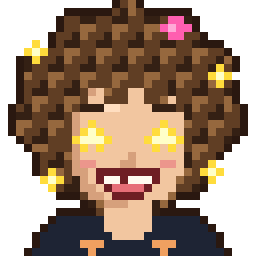
#> input picture Talita Moon Lander/assets/faces/talita_7_super_32.png, 32 x 32 px (shown 8 times larger)
$ python make_icons.py
#> lines starting #> are read from the running program, lines starting #| are printed output that depends on the picture
import random, os
ROOT = os.path.dirname(os.path.dirname(os.path.abspath(__file__)))
from PIL import Image, ImageDraw
random.seed(7)
face = Image.open(os.path.join(ROOT, 'assets', 'faces', 'talita_7_super_32.png')).convert('RGBA')
#> face is the input picture: PIL image 32x32 RGBA; mean R, G, B, A 90.4, 66.9, 48.3, 185

def icon(size, face_frac, maskable):
#> called with size = 512, face_frac = 0.7, maskable = False
    im = Image.new('RGBA', (size, size), (0, 0, 0, 255))
    d = ImageDraw.Draw(im)
    for y in range(size):                                   # night-sky gradient
        t = y / size
        d.line([(0, y), (size, y)], fill=(int(4 + 14 * t), int(3 + 10 * t), int(14 + 26 * t), 255))
    for _ in range(int(size * size / 900)):                 # pixel stars
        x, y, s = random.randrange(size), random.randrange(int(size * .75)), max(1, size // 256)
        c = random.choice([(255, 255, 255), (255, 233, 176), (190, 190, 255)])
        d.rectangle([x, y, x + s, y + s], fill=c + (255,))
    gy = int(size * .80)                                    # moon ground with the striped pad
#> gy = 409
    pts = [(0, gy)]
#> pts = [(0, 409)]
    for i in range(1, 17):
        pts.append((i * size / 16, gy + random.randint(-size // 40, size // 40)))
#> after the loop, pts = [(0, 409), (32, 416), (64, 418), (96, 405), (128, 400), (160, 416), (192, 404), (224, 412), (256, 416), (288, 409), (320, 418), (352, 420), (384, 399), (416, 399), (448, 398), (480, 405), (512, 412)]
    pts += [(size, size), (0, size)]
#> pts = [(0, 409), (32, 416), (64, 418), (96, 405), (128, 400), (160, 416), (192, 404), (224, 412), (256, 416), (288, 409), (320, 418), (352, 420), (384, 399), (416, 399), (448, 398), (480, 405), (512, 412), (512, 512), (0, 512)]
    d.polygon(pts, fill=(80, 80, 88, 255))
    pw, px0 = size * .34, size * .33
#> pw = 174.1; px0 = 169
    d.rectangle([px0, gy - size * .012, px0 + pw, gy + size * .018], fill=(255, 210, 60, 255))
    for i in range(8):
        x = px0 + i * pw / 8
        d.polygon([(x, gy + size * .018), (x + pw / 16, gy - size * .012), (x + pw / 8, gy - size * .012), (x + pw / 16, gy + size * .018)], fill=(27, 27, 27, 255))
#> this loop made 8 passes
#> x on passes 1 to 8: 169, 190.7, 212.5, 234.2, 256, 277.8, 299.5, 321.3
    fs = int(size * face_frac) // 32 * 32                   # Talita, integer-scaled so pixels stay crisp
#> fs = 352
    f = face.resize((fs, fs), Image.NEAREST)
    im.alpha_composite(f, ((size - fs) // 2, int(size * (0.47 if maskable else 0.43)) - fs // 2))
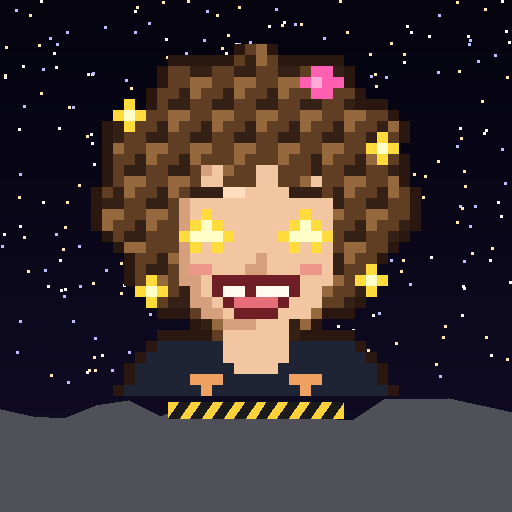
#> im: PIL image 512x512 RGBA; mean R, G, B, A 65.1, 52.6, 52.1, 255
    return im.convert('RGB') if maskable else im

import os
os.chdir(ROOT); os.makedirs('icons', exist_ok=True)
icon(512, .70, False).save('icons/icon-512.png')
icon(512, .70, False).resize((192, 192), Image.LANCZOS).save('icons/icon-192.png')
#> call 2 of icon, with size = 512, face_frac = 0.7, maskable = False
#> the loop in icon (call 2), `for _ in range(int(size * size / 900)):` made 291 passes
#> (x, y, c) on passes 1 to 3: (196, 198, (255, 233, 176)), (228, 307, (255, 255, 255)), (10, 275, (255, 233, 176))
#> in icon (call 2), `pts = [(0, gy)]`: pts = [(0, 409)]
#> after the loop in icon (call 2), `for i in range(1, 17):`: pts = [(0, 409), (32, 403), (64, 409), (96, 418), (128, 414), (160, 414), (192, 419), (224, 416), (256, 409), (288, 403), (320, 417), (352, 419), (384, 416), (416, 420), (448, 416), (480, 418), (512, 414)]
#> in icon (call 2), `pts += [(size, size), (0, size)]`: pts = [(0, 409), (32, 403), (64, 409), (96, 418), (128, 414), (160, 414), (192, 419), (224, 416), (256, 409), (288, 403), (320, 417), (352, 419), (384, 416), (416, 420), (448, 416), (480, 418), (512, 414), (512, 512), (0, 512)]
#> the loop in icon (call 2), `for i in range(8):` made 8 passes
#> in icon (call 2), `im.alpha_composite(f, ((size - fs) // 2, int(size * (0.47 if maskable ..`:
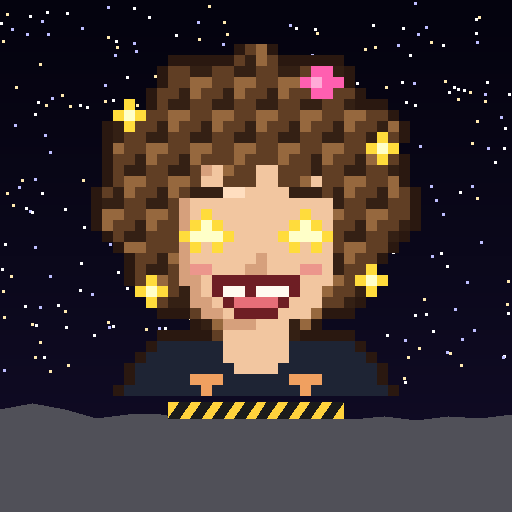
#> im: PIL image 512x512 RGBA; mean R, G, B, A 64.5, 52, 51.7, 255
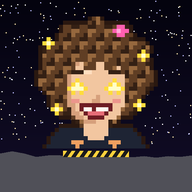
#> saved as icon-192.png: PIL image 192x192 RGBA; mean R, G, B, A 64.5, 52.2, 51.7, 255
icon(512, .56, True).save('icons/icon-maskable-512.png')
#> call 3 of icon, with size = 512, face_frac = 0.56, maskable = True
#> the loop in icon (call 3), `for _ in range(int(size * size / 900)):` made 291 passes
#> (x, y, c) on passes 1 to 3: (234, 347, (255, 255, 255)), (127, 232, (255, 233, 176)), (320, 133, (190, 190, 255))
#> in icon (call 3), `pts = [(0, gy)]`: pts = [(0, 409)]
#> after the loop in icon (call 3), `for i in range(1, 17):`: pts = [(0, 409), (32, 402), (64, 413), (96, 418), (128, 407), (160, 410), (192, 413), (224, 405), (256, 415), (288, 411), (320, 411), (352, 405), (384, 396), (416, 403), (448, 406), (480, 403), (512, 402)]
#> in icon (call 3), `pts += [(size, size), (0, size)]`: pts = [(0, 409), (32, 402), (64, 413), (96, 418), (128, 407), (160, 410), (192, 413), (224, 405), (256, 415), (288, 411), (320, 411), (352, 405), (384, 396), (416, 403), (448, 406), (480, 403), (512, 402), (512, 512), (0, 512)]
#> the loop in icon (call 3), `for i in range(8):` made 8 passes
#> in icon (call 3), `fs = int(size * face_frac) // 32 * 32`: fs = 256
#> in icon (call 3), `im.alpha_composite(f, ((size - fs) // 2, int(size * (0.47 if maskable ..`:
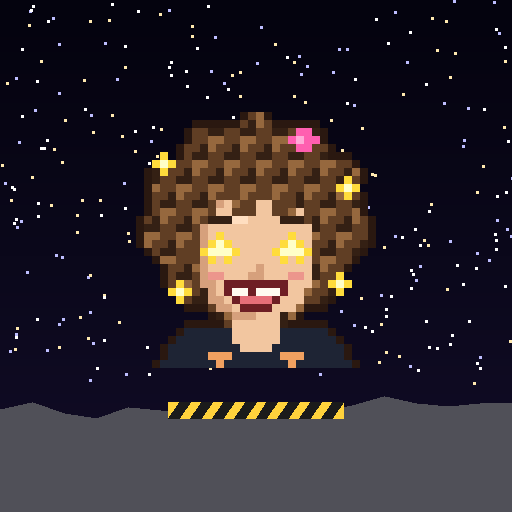
#> im: PIL image 512x512 RGBA; mean R, G, B, A 46.9, 39.3, 45.6, 255
icon(512, .70, False).convert('RGB').resize((180, 180), Image.LANCZOS).save('icons/apple-touch-icon.png')
#> call 4 of icon, with size = 512, face_frac = 0.7, maskable = False
#> the loop in icon (call 4), `for _ in range(int(size * size / 900)):` made 291 passes
#> (x, y, c) on passes 1 to 3: (392, 299, (255, 233, 176)), (12, 180, (255, 255, 255)), (244, 165, (190, 190, 255))
#> in icon (call 4), `im.alpha_composite(f, ((size - fs) // 2, int(size * (0.47 if maskable ..`:
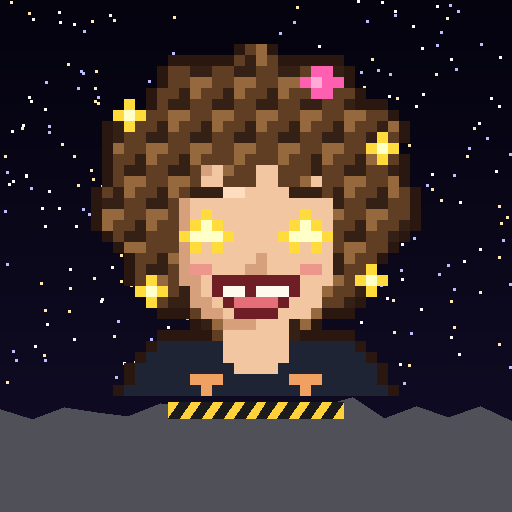
#> im: PIL image 512x512 RGBA; mean R, G, B, A 64.7, 52.2, 51.8, 255
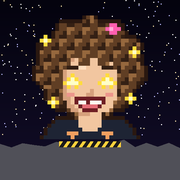
#> saved as apple-touch-icon.png: PIL image 180x180 RGB; mean R, G, B 64.7, 52.3, 51.8
print('icons ok')

$ run again, with Talita Moon Lander/assets/faces/talita_1_neutral_256.png copied over Talita Moon Lander/assets/faces/talita_7_super_32.png
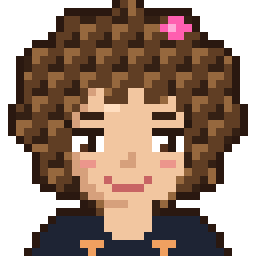
#> input picture Talita Moon Lander/assets/faces/talita_1_neutral_256.png, 256 x 256 px
#> face is the input picture: PIL image 256x256 RGBA; mean R, G, B, A 86.7, 63.7, 49, 186.8
#> gy = 409
#> in icon, `pts = [(0, gy)]`: pts = [(0, 409)]
#> after the loop in icon, `for i in range(1, 17):`: pts = [(0, 409), (32, 416), (64, 418), (96, 405), (128, 400), (160, 416), (192, 404), (224, 412), (256, 416), (288, 409), (320, 418), (352, 420), (384, 399), (416, 399), (448, 398), (480, 405), (512, 412)]
#> in icon, `pts += [(size, size), (0, size)]`: pts = [(0, 409), (32, 416), (64, 418), (96, 405), (128, 400), (160, 416), (192, 404), (224, 412), (256, 416), (288, 409), (320, 418), (352, 420), (384, 399), (416, 399), (448, 398), (480, 405), (512, 412), (512, 512), (0, 512)]
#> pw = 174.1; px0 = 169
#> the loop in icon, `for i in range(8):` made 8 passes
#> x on passes 1 to 8: 169, 190.7, 212.5, 234.2, 256, 277.8, 299.5, 321.3
#> fs = 352
#> the loop in icon (call 2), `for _ in range(int(size * size / 900)):` made 291 passes
#> (x, y, c) on passes 1 to 3: (196, 198, (255, 233, 176)), (228, 307, (255, 255, 255)), (10, 275, (255, 233, 176))
#> the loop in icon (call 2), `for i in range(8):` made 8 passes
#> the loop in icon (call 3), `for _ in range(int(size * size / 900)):` made 291 passes
#> (x, y, c) on passes 1 to 3: (234, 347, (255, 255, 255)), (127, 232, (255, 233, 176)), (320, 133, (190, 190, 255))
#> in icon (call 3), `pts = [(0, gy)]`: pts = [(0, 409)]
#> after the loop in icon (call 3), `for i in range(1, 17):`: pts = [(0, 409), (32, 402), (64, 413), (96, 418), (128, 407), (160, 410), (192, 413), (224, 405), (256, 415), (288, 411), (320, 411), (352, 405), (384, 396), (416, 403), (448, 406), (480, 403), (512, 402)]
#> in icon (call 3), `pts += [(size, size), (0, size)]`: pts = [(0, 409), (32, 402), (64, 413), (96, 418), (128, 407), (160, 410), (192, 413), (224, 405), (256, 415), (288, 411), (320, 411), (352, 405), (384, 396), (416, 403), (448, 406), (480, 403), (512, 402), (512, 512), (0, 512)]
#> the loop in icon (call 3), `for i in range(8):` made 8 passes
#> fs = 256
#> in icon (call 3), `im.alpha_composite(f, ((size - fs) // 2, int(size * (0.47 if maskable ..`:
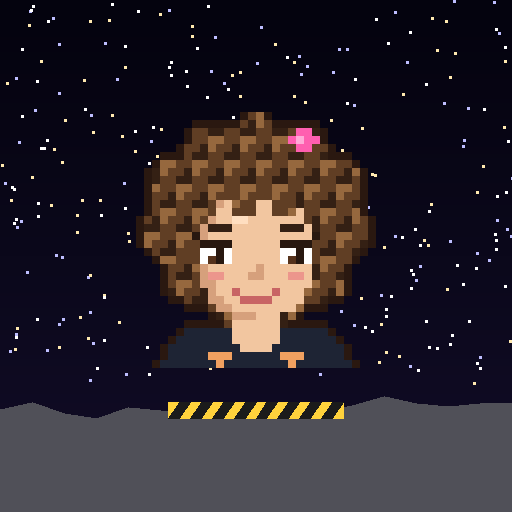
#> im: PIL image 512x512 RGBA; mean R, G, B, A 46, 38.5, 45.8, 255
#> `icon(512, .70, False).convert('RGB').resize((180, 180), Image.LANCZOS)..`:
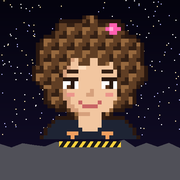
#> saved as apple-touch-icon.png: PIL image 180x180 RGB; mean R, G, B 62.9, 50.8, 52
